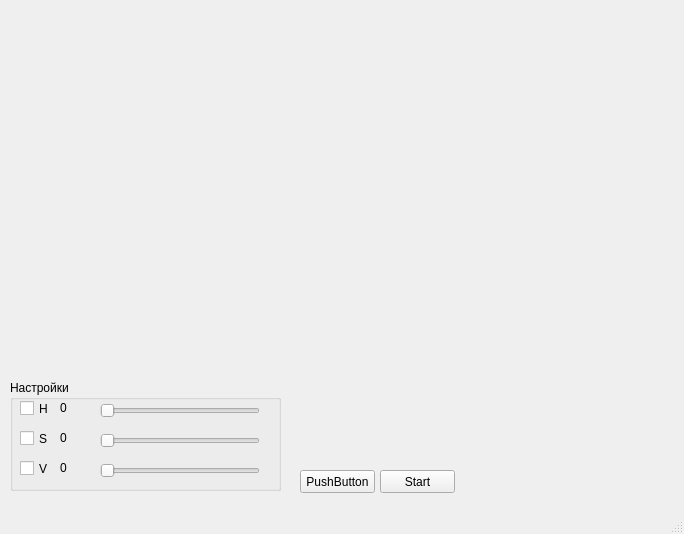
<?xml version="1.0" encoding="UTF-8"?>
<ui version="4.0">
 <class>MainWindow</class>
 <widget class="QMainWindow" name="MainWindow">
  <property name="geometry">
   <rect>
    <x>0</x>
    <y>0</y>
    <width>684</width>
    <height>534</height>
   </rect>
  </property>
  <property name="windowTitle">
   <string>MainWindow</string>
  </property>
  <widget class="QWidget" name="centralwidget">
   <widget class="QGroupBox" name="groupBox">
    <property name="geometry">
     <rect>
      <x>10</x>
      <y>380</y>
      <width>271</width>
      <height>111</height>
     </rect>
    </property>
    <property name="title">
     <string>Настройки</string>
    </property>
    <widget class="QCheckBox" name="checkBox">
     <property name="geometry">
      <rect>
       <x>10</x>
       <y>20</y>
       <width>70</width>
       <height>17</height>
      </rect>
     </property>
     <property name="text">
      <string>H</string>
     </property>
    </widget>
    <widget class="QCheckBox" name="checkBox_2">
     <property name="geometry">
      <rect>
       <x>10</x>
       <y>50</y>
       <width>70</width>
       <height>17</height>
      </rect>
     </property>
     <property name="text">
      <string>S</string>
     </property>
    </widget>
    <widget class="QSlider" name="horizontalSlider">
     <property name="geometry">
      <rect>
       <x>90</x>
       <y>20</y>
       <width>160</width>
       <height>22</height>
      </rect>
     </property>
     <property name="maximum">
      <number>255</number>
     </property>
     <property name="orientation">
      <enum>Qt::Horizontal</enum>
     </property>
    </widget>
    <widget class="QLabel" name="label">
     <property name="geometry">
      <rect>
       <x>50</x>
       <y>20</y>
       <width>41</width>
       <height>16</height>
      </rect>
     </property>
     <property name="text">
      <string>0</string>
     </property>
    </widget>
    <widget class="QLabel" name="label_2">
     <property name="geometry">
      <rect>
       <x>50</x>
       <y>50</y>
       <width>41</width>
       <height>16</height>
      </rect>
     </property>
     <property name="text">
      <string>0</string>
     </property>
    </widget>
    <widget class="QLabel" name="label_3">
     <property name="geometry">
      <rect>
       <x>50</x>
       <y>80</y>
       <width>41</width>
       <height>16</height>
      </rect>
     </property>
     <property name="text">
      <string>0</string>
     </property>
    </widget>
    <widget class="QCheckBox" name="checkBox_3">
     <property name="geometry">
      <rect>
       <x>10</x>
       <y>80</y>
       <width>70</width>
       <height>17</height>
      </rect>
     </property>
     <property name="text">
      <string>V</string>
     </property>
    </widget>
    <widget class="QSlider" name="horizontalSlider_2">
     <property name="geometry">
      <rect>
       <x>90</x>
       <y>50</y>
       <width>160</width>
       <height>22</height>
      </rect>
     </property>
     <property name="maximum">
      <number>255</number>
     </property>
     <property name="orientation">
      <enum>Qt::Horizontal</enum>
     </property>
    </widget>
    <widget class="QSlider" name="horizontalSlider_3">
     <property name="geometry">
      <rect>
       <x>90</x>
       <y>80</y>
       <width>160</width>
       <height>22</height>
      </rect>
     </property>
     <property name="maximum">
      <number>255</number>
     </property>
     <property name="orientation">
      <enum>Qt::Horizontal</enum>
     </property>
    </widget>
   </widget>
   <widget class="QPushButton" name="pushButton">
    <property name="geometry">
     <rect>
      <x>300</x>
      <y>470</y>
      <width>75</width>
      <height>23</height>
     </rect>
    </property>
    <property name="text">
     <string>PushButton</string>
    </property>
   </widget>
   <widget class="QPushButton" name="pushButton_2">
    <property name="geometry">
     <rect>
      <x>380</x>
      <y>470</y>
      <width>75</width>
      <height>23</height>
     </rect>
    </property>
    <property name="text">
     <string>Start</string>
    </property>
   </widget>
  </widget>
  <widget class="QStatusBar" name="statusbar"/>
 </widget>
 <resources/>
 <connections/>
</ui>
